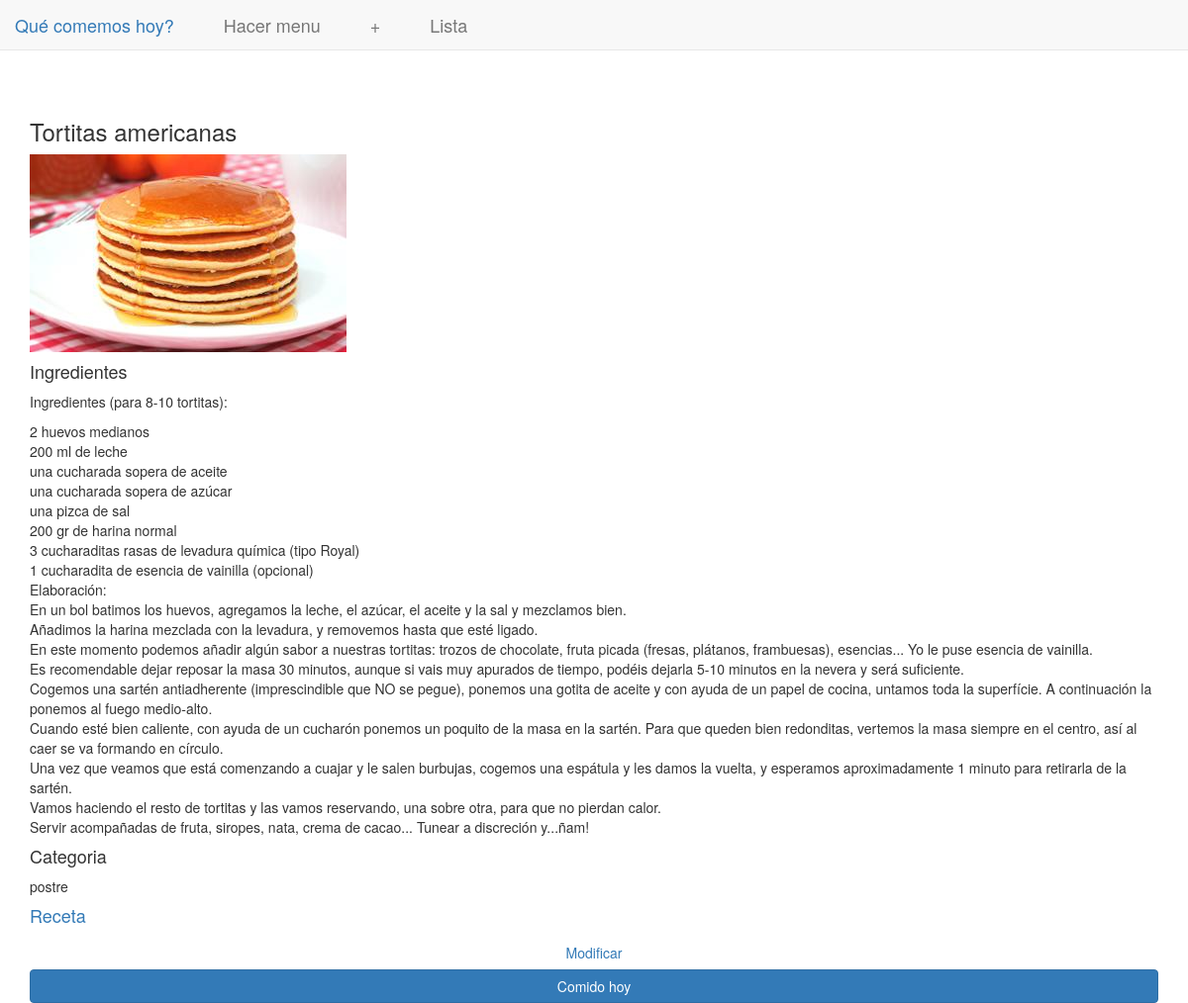
The app's page /app/meal/90 with its own data.
### app/models.py (models this page shows, shortened)
class Meal(models.Model):
    name = models.CharField(default="",max_length=264, unique=True)
    category = models.CharField(default="",max_length=264, choices=category_choices, blank = True)
    ingredients = models.TextField(blank = True)
    complexity = models.CharField(default="",max_length=264, choices=complexity_choices, blank = True)
    duration = models.CharField(default="",max_length=264, choices=duration_choices, blank = True)
    link = models.URLField(default="", blank = True)
    is_new = models.BooleanField(default=True, blank = True)
    image_name = models.CharField(default="",max_length=264, blank = True)
    image = models.ImageField(upload_to='images', blank = True)
    is_preferred = models.BooleanField(default=False, blank = True)

### app/views.py (the view, shortened to what this page needs)
# urls.py: path('meal/<id>',views.meal,name='meal'),
def meal(request,id):
	meal = get_object_or_404(Meal, id=id)
	form = DateForm()
	meal_dict = {'meal': meal}
	return render(request,'app/meal.html',context=meal_dict)

### templates/app/meal.html (shortened to what this page needs)
<!DOCTYPE html>
{% extends "app/base.html" %}
{% load static %}
{% load myfilters %}
{% block body_block %}
<div class="container">
<div class="row">
<div class="content-boxes-v6">
<div class="col-md-12">
	        <h3>{{ meal.name }}</h3>
			<div class='receipt_image img-wrapper'style="position: relative">
	    		<img class='img-responsive'
	    			src="{{ meal.image.url }}"
	    			alt="Uh Oh, didn't show!"
	    			onerror="this.onerror=null;this.src='{% static "app/images/placeholder.jpg" %}';">
			</div>
	        {% if meal.ingredients %}
	        <h4>Ingredientes</h4>
	        <p>{{ meal.ingredients|linebreaks }}</p>
	        {% endif %}
	        {% if meal.category %}
	        <h4>Categoria</h4>
	        <p>{{ meal.category }}</p>
	        {% endif %}
	        {% if meal.link %}
	        <h4><a href="{{ meal.link }}">Receta</a></h4>
	        {% endif %}
	<a type="button" href="{% url 'app:modify_meal' meal.id %}" class="btn btn-secondary btn-block">Modificar</a>
	<form method="POST">
		<input type="submit" class="btn btn-primary btn-block" value="Comido hoy">
	</form>
</div>
</div>
</div>
{% endblock %}

### static/app/css/custom.css (style rules this page uses)
.content-boxes-v6 { margin-top: 100px; margin-bottom: 100px; }

### records on screen
Meal: name "Tortitas americanas", image (picture), ingredients "Ingredientes (para 8-10 tortitas): 2 huevos medianos 200 ml de leche una cucharada sopera de aceite una cucharada sopera de azúcar una pizca de sal 200 gr de harina normal 3 cucharaditas rasas de levadura química (tipo Royal) 1 cucharadita de esencia de vainilla (opcional) Elaboración: En un bol batimos los huevos, agregamos la leche, el azúcar, el aceite y la sal y mezclamos bien. Añadimos la harina mezclada con la levadura, y removemos hasta que esté ligado. En este momento podemos añadir algún sabor a nuestras tortitas: trozos de chocolate, fruta picada (fresas, plátanos, frambuesas), esencias... Yo le puse esencia de vainilla. Es recomendable dejar reposar la masa 30 minutos, aunque si…", category "postre"
